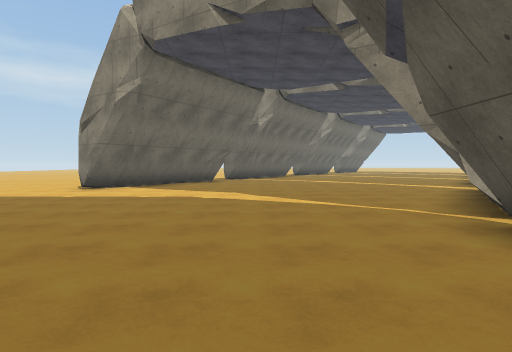
view 1 (above)

21 first-person views from a walk through a 3-D level made in the Unity game engine. The camera is 1.4 m above the floor, tilts 2° down and sees 75° across. The floor is counted in squares, 2 m on a side. Each view is taken from the middle of a square. On the plan, view 1 faces up. The plan holds only what a view shows up to about 10 squares ahead; the rest is blank. The place goes on beyond the plan. Surface patterns are stand-ins for the level's own textures.

view 2
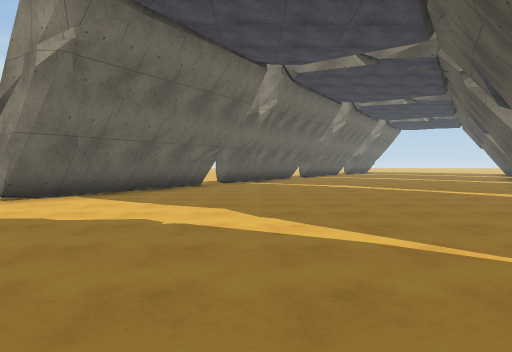

view 3
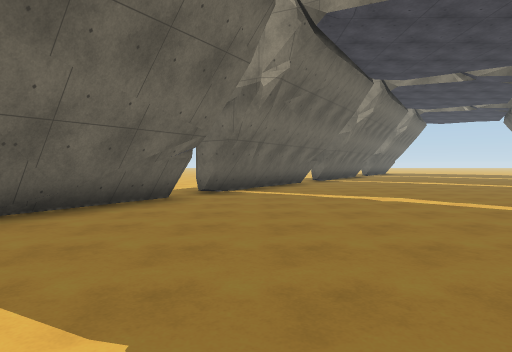

view 4
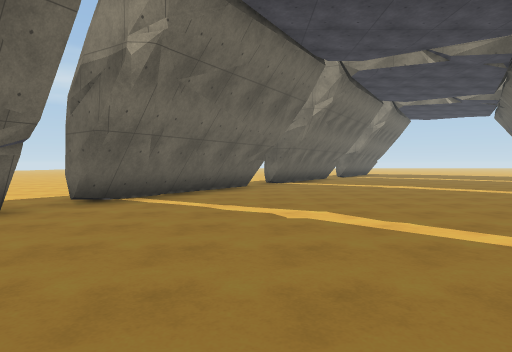

view 5
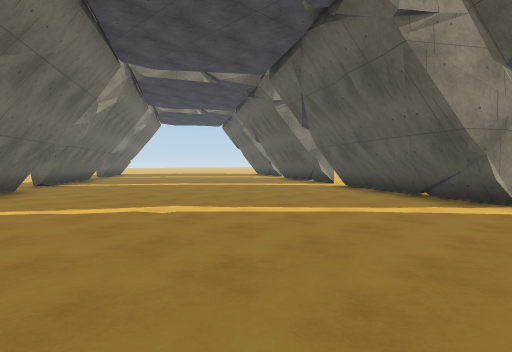

view 6
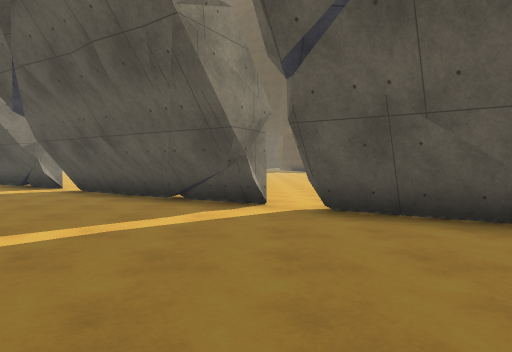

view 7
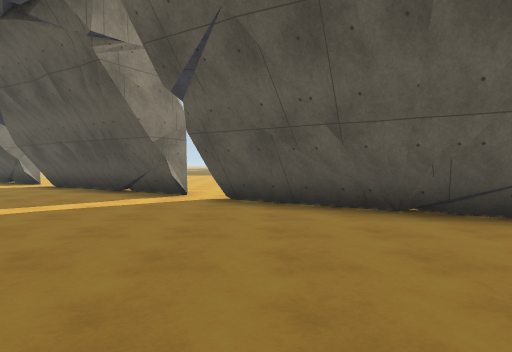

view 8
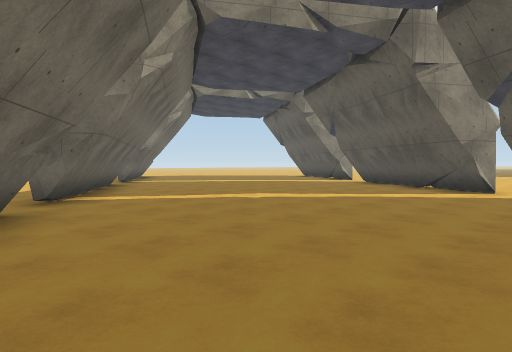

view 9
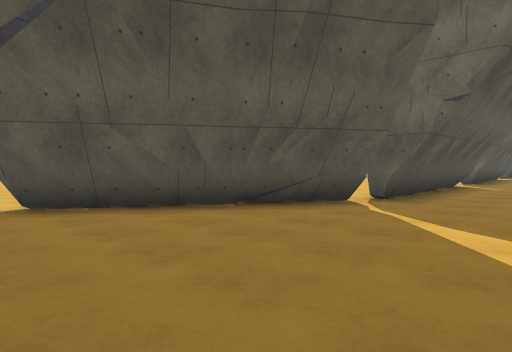

view 10
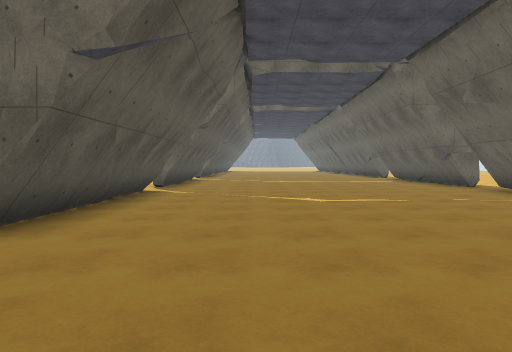

view 11
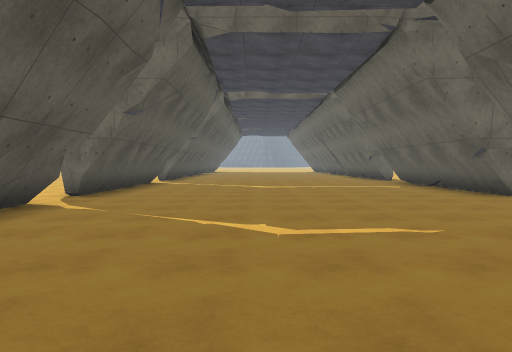

view 12
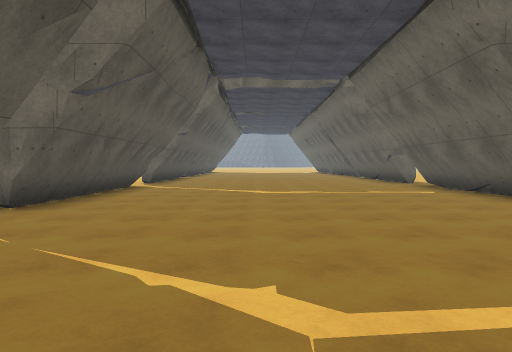

view 13
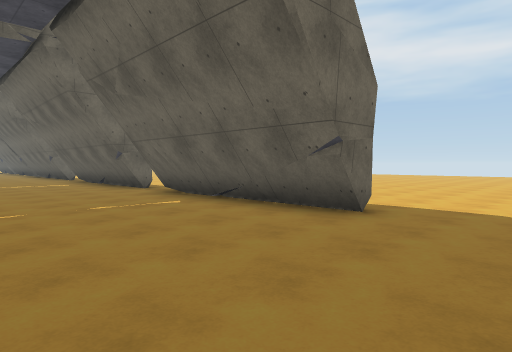

view 14
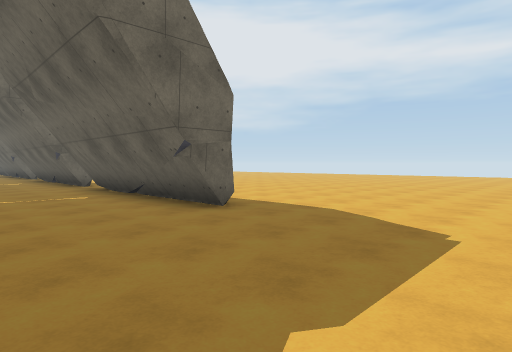

view 15
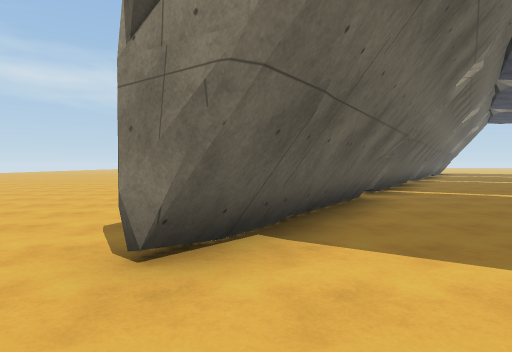

view 16
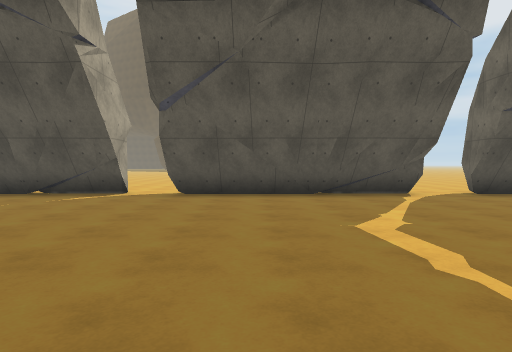

view 17
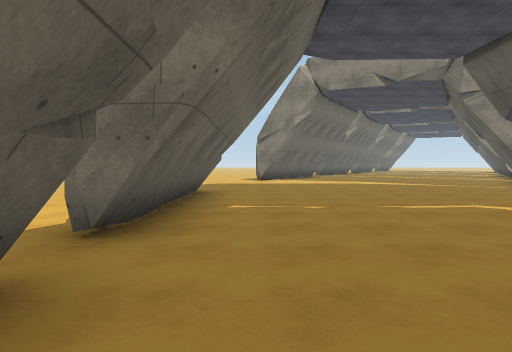

view 18
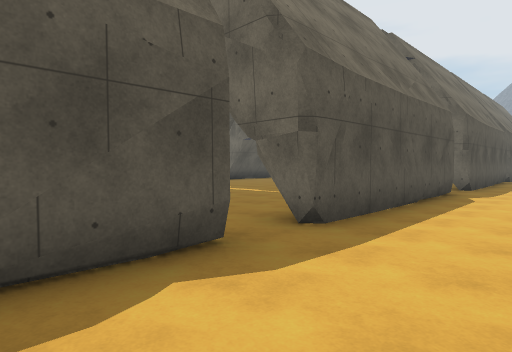

view 19
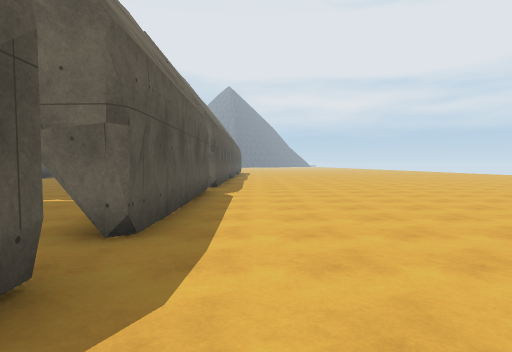

view 20
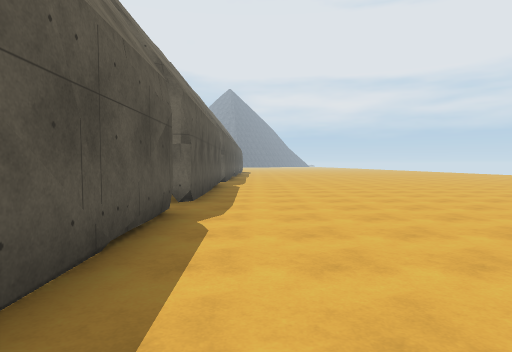

view 21
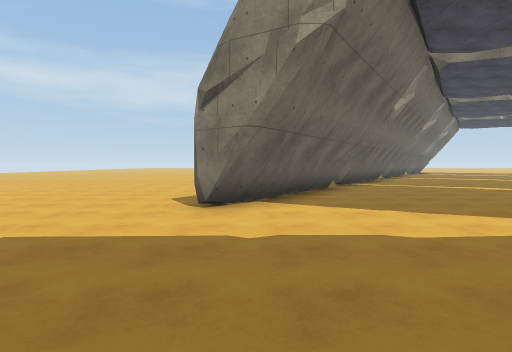

### Floor plan
Points are (right, up) in squares from view 1. A wall is a line through its corners. A room is listed if a view was taken in it or the views show most of it. See-through windows are left out.
Room 1 (views 1, 2, 3, 4, 5, 6, 7, 8, 9, 10, 11, 12, 13, 14, 15, 16, 17, 18, 19, 20, 21)
walls: (-4.4, 9) (-5, 9.2); (-1.3, 13.7) (-1.6, 13.2); (-1.3, 13.7) (-4.4, 8.8); (-1.4, 13.8) (-4.5, 8.9) (-5, 9.3); (2.9, 4.8) (3.7, 6.5); (-6.1, 3.7) (-6.1, -2); (2.8, 4.4) (5.8, 9.3); (2.3, 3.8) (3.2, 3.7); (2.9, 4.4) (6, 9.2); (-6.4, 3.8) (-6.3, 3.7) (-6.3, -2) (-6.8, -2) (-6.8, 1.5); (3.2, 4.3) (2.8, 4.4) (3.2, 4.8); (-6.8, 3.7) (-6.3, 3.7); (-0.9, 14.7) (-1.4, 14.9); (6.3, 10.1) (9.4, 14.9); (6.5, 10) (9.5, 14.8); (6.8, 9.8) (6.4, 10.1); (6.8, 9.9) (6.4, 10) (6.8, 10.4); (6.9, 11.6) (9.2, 14.7); (2.3, -1.5) (2.3, 3.8) (2.7, 3.8) (3.3, 3.6); (2.5, -1.9) (2.6, -1.4); (-6.3, -2) (-6.8, -2.1); (2.6, -1.9) (2.6, 3.8); (2, 18.9) (-0.2, 15.5); (-6.1, -3.1) (-6.1, -8); (-5.9, -3.2) (-6, -3.7); (2.1, 19.4) (-0.9, 14.6) (-1.4, 15); (2.4, 19.3) (-0.9, 14.6); (1.9, 19.6) (1.3, 18.6); (10, 15.8) (11.2, 17.7); (10.6, 15.5) (10.2, 15.8) (10.5, 16.1); (10.6, 15.6) (10.2, 15.8) (13.1, 20.4); (10.5, 15.9) (12.4, 18.9); (11.3, 17.9) (12.9, 20.5); (2.3, -8.5) (2.3, -2.9) (3.2, -3.1); (2.6, -8.5) (2.6, -3); (-6.8, -8.5) (-6.8, -3.1) (-6.3, -3.1) (-6.2, -7.5)
low walls: (-3, 12) (-3.4, 11.4); (-1.5, 13.8) (-4.7, 9.2); (-1.7, 14) (-3.9, 10.5); (3.7, 5.1) (3.9, 5.6) (4.3, 5.8); (4.5, 6.4) (5.4, 7.9); (5.5, 8) (6.1, 8.9); (-6.4, 1.3) (-6.5, 0.8); (6.8, 10.1) (7.5, 11.3); (-6.4, -0.4) (-6.5, -1.9); (2.9, -0.3) (3.1, 0.2); (0.5, 17.4) (-1.1, 14.8); (2.8, -1.1) (2.8, 3.5); (1, 18.1) (0.5, 17.5); (-6.5, -6.1) (-6.4, -7.2); (2.8, -6.5) (2.8, -3.1); (2.8, -8.5) (2.8, -7); (12.5, 19.1) (13, 19.8)
ways out: opening at (3, 4); opening at (10, 14.5); gap at (-6, -2.5); gap at (3, -2.5)

Where each view was taken, in squares from view 1:
view 1: 0 up, 0 right, facing up
view 2: 3 up, 0 right, facing up
view 3: 7 up, 0 right, facing up
view 4: 9 up, 2 right, facing up
view 5: 9 up, 0 right, facing up-right
view 6: 10 up, 1 right, facing right
view 7: 14 up, 3 right, facing right
view 8: 14 up, 1 right, facing up-right
view 9: 10 up, 0 right, facing down-right
view 10: 7 up, 0 right, facing down
view 11: 4 up, 1 left, facing down
view 12: 2 up, 1 left, facing down
view 13: 6 up, 2 left, facing down-left
view 14: 8 up, 3 left, facing down-left
view 15: 7 up, 4 left, facing up
view 16: 5 down, 5 left, facing right
view 17: 5 down, 5 left, facing up
view 18: 0 up, 9 left, facing down-right
view 19: 0 up, 8 left, facing down
view 20: 3 up, 8 left, facing down
view 21: 4 up, 4 left, facing up
